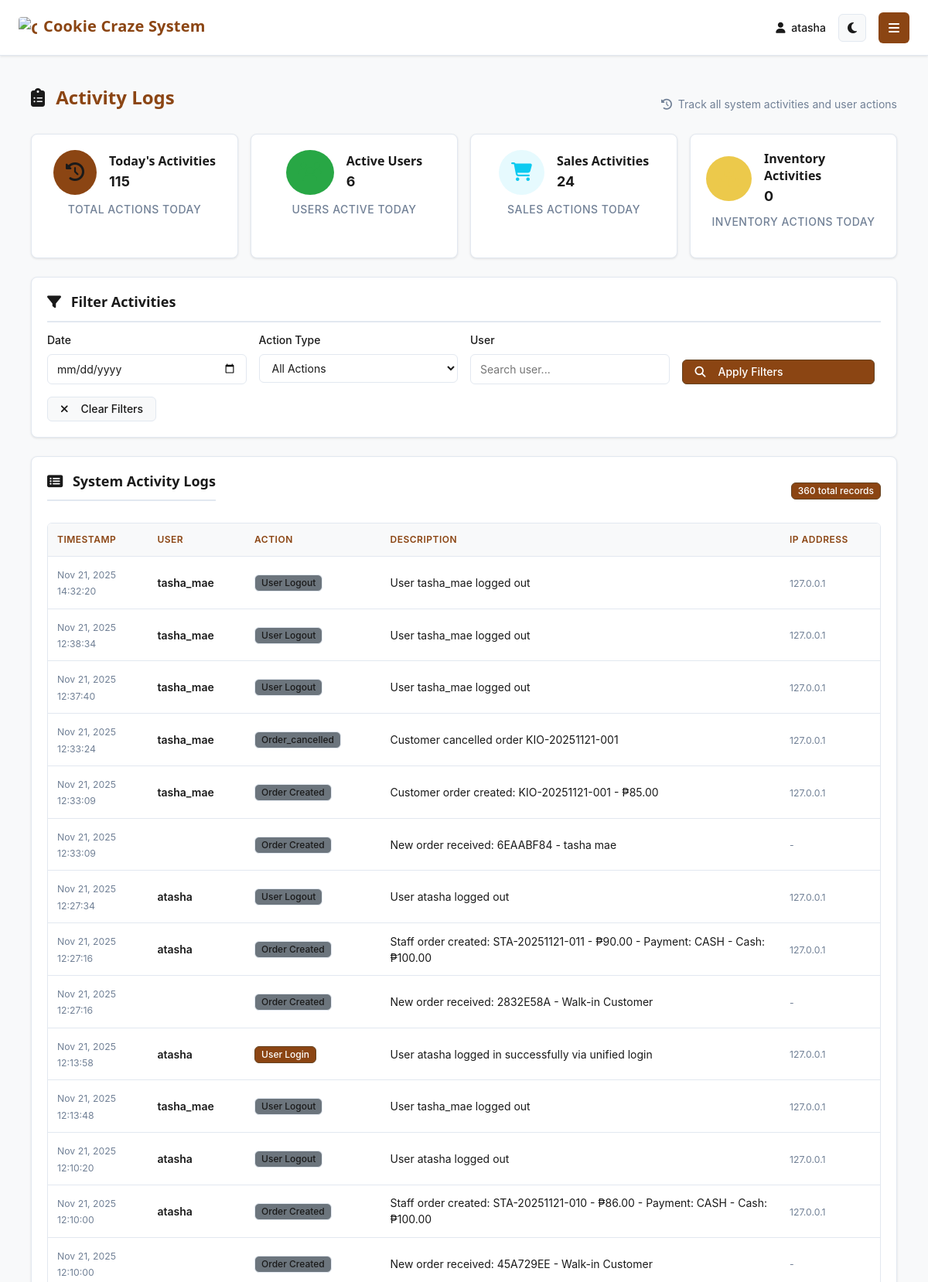
The app's page /app/activity-logs/ (signed in, upper part) with its own data.
### cookie_app/models.py (models this page shows, shortened)
class ActivityLog(models.Model):
    ACTION_CHOICES = [
        ('login', 'User Login'), ('logout', 'User Logout'), ('user_registered', 'User Registered'),
        ('order_created', 'Order Created'), ('order_updated', 'Order Updated'), ('order_completed', 'Order Completed'),
        ('order_voided', 'Order Voided'), ('cookie_added', 'Cookie Added'), ('cookie_updated', 'Cookie Updated'),
        ('cookie_deleted', 'Cookie Deleted'), ('inventory_updated', 'Inventory Updated'), ('staff_approved', 'Staff Approved'),
        ('staff_rejected', 'Staff Rejected'), ('staff_updated', 'Staff Updated'), ('staff_deactivated', 'Staff Deactivated'),
        ('staff_activated', 'Staff Activated'), ('staff_deleted', 'Staff Deleted'), ('daily_report_submitted', 'Daily Report Submitted'),
    ]
    user = models.ForeignKey(User, on_delete=models.SET_NULL, null=True, blank=True)
    staff = models.ForeignKey(Staff, on_delete=models.SET_NULL, null=True, blank=True)
    action = models.CharField(max_length=50, choices=ACTION_CHOICES)
    description = models.TextField()
    timestamp = models.DateTimeField(auto_now_add=True)
    ip_address = models.GenericIPAddressField(null=True, blank=True)
    affected_model = models.CharField(max_length=50, blank=True, null=True)
    affected_id = models.IntegerField(null=True, blank=True)
    class Meta:
        ordering = ['-timestamp']

### cookie_app/views.py (the view)
    def _wrapped_view(request, *args, **kwargs):
        if not request.user.is_authenticated:
            return redirect('home')
        if not is_admin_or_staff(request.user):
            messages.error(request, 'Admin access required.')
            return redirect('dashboard')
        return view_func(request, *args, **kwargs)

### templates/activity_logs.html (shortened to what this page needs)
{% extends 'base.html' %}
{% load static %}
{% block content %}
<div class="content">
    <div class="unified-page-header">
        <h1 class="unified-h1">
            <i class="fas fa-clipboard-list text-primary me-2"></i>
            Activity Logs
        </h1>
        <div class="text-muted" style="font-size: var(--text-sm);">
            <i class="fas fa-history me-1"></i> Track all system activities and user actions
        </div>
    </div>
    <div class="row g-3 mb-4">
        <div class="col-xl-3 col-lg-6">
            <div class="unified-card text-center h-100">
                <div class="d-flex align-items-center justify-content-center mb-2">
                    <div class="bg-primary bg-opacity-10 rounded-circle p-3 me-3">
                        <i class="fas fa-history text-primary" style="font-size: 1.5rem;"></i>
                    </div>
                    <div class="text-start">
                        <h3 class="unified-h3 mb-1">Today's Activities</h3>
                        <div class="unified-stat-number">{{ summary_stats.total_activities_today }}</div>
                    </div>
                </div>
                <div class="unified-stat-label">Total actions today</div>
            </div>
        </div>
        <div class="col-xl-3 col-lg-6">
            <div class="unified-card text-center h-100">
                <div class="d-flex align-items-center justify-content-center mb-2">
                    <div class="bg-success bg-opacity-10 rounded-circle p-3 me-3">
                        <i class="fas fa-users text-success" style="font-size: 1.5rem;"></i>
                    </div>
                    <div class="text-start">
                        <h3 class="unified-h3 mb-1">Active Users</h3>
                        <div class="unified-stat-number">{{ summary_stats.total_users_active_today }}</div>
                    </div>
                </div>
                <div class="unified-stat-label">Users active today</div>
            </div>
        </div>
        <div class="col-xl-3 col-lg-6">
            <div class="unified-card text-center h-100">
                <div class="d-flex align-items-center justify-content-center mb-2">
                    <div class="bg-info bg-opacity-10 rounded-circle p-3 me-3">
                        <i class="fas fa-shopping-cart text-info" style="font-size: 1.5rem;"></i>
                    </div>
                    <div class="text-start">
                        <h3 class="unified-h3 mb-1">Sales Activities</h3>
                        <div class="unified-stat-number">{{ summary_stats.sales_activities_today }}</div>
                    </div>
                </div>
                <div class="unified-stat-label">Sales actions today</div>
            </div>
        </div>
        <div class="col-xl-3 col-lg-6">
            <div class="unified-card text-center h-100">
                <div class="d-flex align-items-center justify-content-center mb-2">
                    <div class="bg-warning bg-opacity-10 rounded-circle p-3 me-3">
                        <i class="fas fa-boxes text-warning" style="font-size: 1.5rem;"></i>
                    </div>
                    <div class="text-start">
                        <h3 class="unified-h3 mb-1">Inventory Activities</h3>
                        <div class="unified-stat-number">{{ summary_stats.inventory_activities_today }}</div>
                    </div>
                </div>
                <div class="unified-stat-label">Inventory actions today</div>
            </div>
        </div>
    </div>
    <div class="row g-4">
        <div class="col-xl-12">
            <div class="unified-card mb-4">
                <h2 class="unified-h2">
                    <i class="fas fa-filter me-2"></i>
                    Filter Activities
                </h2>
                <form method="get" class="row g-3">
                    <div class="col-md-3">
                        <label class="unified-form-label">Date</label>
                        <input type="date" name="date" value="{{ date_filter }}" class="unified-form-control">
                    </div>
                    <div class="col-md-3">
                        <label class="unified-form-label">Action Type</label>
                        <select name="action" class="unified-form-control">
                            <option value="">All Actions</option>
                        </select>
                    </div>
                    <div class="col-md-3">
                        <label class="unified-form-label">User</label>
                        <input type="text" name="user" value="{{ user_filter }}" placeholder="Search user..." class="unified-form-control">
                    </div>
                    <div class="col-md-3 d-flex align-items-end">
                        <button type="submit" class="unified-btn unified-btn-primary me-2 w-100">
                            <i class="fas fa-search me-2"></i>Apply Filters
                        </button>
                    </div>
                    <div class="col-12">
                        <a href="{% url 'activity_logs' %}" class="unified-btn unified-btn-secondary">
                            <i class="fas fa-times me-2"></i>Clear Filters
                        </a>
                    </div>
                </form>
            </div>
            <div class="unified-card">
                <div class="d-flex justify-content-between align-items-center mb-3">
                    <h2 class="unified-h2">
                        <i class="fas fa-list-alt me-2"></i>
                        System Activity Logs
                    </h2>
                    <span class="badge bg-primary">{{ page_obj.paginator.count }} total records</span>
                </div>
                {% if activity_logs %}
                <div class="unified-table-container">
                    <table class="unified-table">
                        <thead>
                            <tr>
                                <th>Timestamp</th>
                                <th>User</th>
                                <th>Action</th>
                                <th>Description</th>
                                <th>IP Address</th>
                            </tr>
                        </thead>
                        <tbody>
                            {% for log in activity_logs %}
                            <tr>
                                <td>
                                    <small class="text-muted">{{ log.timestamp|date:"M d, Y" }}</small><br>
                                    <small class="text-muted">{{ log.timestamp|date:"H:i:s" }}</small>
                                </td>
                                <td>
                                    <div class="fw-semibold">{{ log.user.username }}</div>
                                </td>
                                <td>
                                    <span class="badge
                                        {% if log.action == 'sale_created' %}bg-success
                                        {% elif log.action == 'cookie_added' %}bg-info
                                        {% elif log.action == 'staff_approved' %}bg-success
                                        {% elif log.action == 'staff_rejected' %}bg-danger
                                        {% elif log.action == 'user_registered' %}bg-info
                                        {% elif log.action == 'login' %}bg-primary
                                        {% elif log.action == 'logout' %}bg-secondary
                                        {% elif 'deleted' in log.action %}bg-danger
                                        {% elif 'updated' in log.action %}bg-warning
                                        {% else %}bg-secondary{% endif %} text-capitalize">
                                        {{ log.get_action_display }}
                                    </span>
                                </td>
                                <td class="text-wrap" style="max-width: 400px;">
                                    {{ log.description }}
                                </td>
                                <td>
                                    <small class="text-muted">{{ log.ip_address|default:"-" }}</small>
                                </td>
                            </tr>
                            {% endfor %}
                        </tbody>
                    </table>
                </div>
                {% endif %}
            </div>
        </div>
    </div>
</div>
{% endblock %}

### templates/base.html (shortened to what this page needs)
<!DOCTYPE html>
<html lang="en">
<head>
    {% load static %}
    <link href="https://cdn.jsdelivr.net/npm/bootstrap@5.3.2/dist/css/bootstrap.min.css" rel="stylesheet">
    <link rel="stylesheet" href="https://cdnjs.cloudflare.com/ajax/libs/font-awesome/6.4.0/css/all.min.css">
    <link rel="stylesheet" href="{% static 'css/style.css' %}">
</head>
<body data-theme="light" {% if user.is_authenticated %}class="authenticated"{% endif %}>
    {% if user.is_authenticated %}
    <div class="main-content" id="main-content">
        <header class="header">
            <div class="header-title">
                {% if request.path == '/app/admin-dashboard/' %}
                    Admin Dashboard
                {% elif request.path == '/app/staff-dashboard/' %}
                    Staff Dashboard
                {% elif 'inventory' in request.path %}
                    <span class="brand-title">
                        <img src="{% static 'images/cookie-craze-logo.png' %}" alt="Cookie Craze" class="brand-logo">
                        <span>Cookie Craze System</span>
                    </span>
                {% elif 'sale' in request.path and 'daily-sales' not in request.path %}
                    <span class="brand-title">
                        <img src="{% static 'images/cookie-craze-logo.png' %}" alt="Cookie Craze" class="brand-logo">
                        <span>Cookie Craze System</span>
                    </span>
                {% elif 'daily-sales' in request.path %}
                    <span class="brand-title">
                        <img src="{% static 'images/cookie-craze-logo.png' %}" alt="Cookie Craze" class="brand-logo">
                        <span>Cookie Craze System</span>
                    </span>
                {% elif 'staff-management' in request.path %}
                    Staff Management
                {% elif 'admin-sales-monitoring' in request.path %}
                    Sales Monitoring
                {% elif 'staff-sales-history' in request.path %}
                    My Sales History
                {% elif 'report' in request.path %}
                    Reports & Analytics
                {% else %}
                    <span class="brand-title">
                        <img src="{% static 'images/cookie-craze-logo.png' %}" alt="Cookie Craze" class="brand-logo">
                        <span>Cookie Craze System</span>
                    </span>
                {% endif %}
            </div>
            <div class="header-right">
                <div class="user-info">
                    <span>
                        {% if user.is_superuser or user.staff.role == 'admin' %}
                            <i class="fas fa-crown text-warning me-1"></i>
                        {% else %}
                            <i class="fas fa-user me-1"></i>
                        {% endif %}
                        {{ user.username }}
                    </span>
                    <button class="theme-toggle" id="themeToggle" title="Toggle dark mode">
                    </button>
                </div>
                <button class="sidebar-toggle" id="sidebarToggle" title="Toggle sidebar">
                    <i class="fas fa-bars"></i>
                </button>
            </div>
        </header>
        <div class="content">
            {% block content %}
            {% endblock %}
        </div>
    </div>
    {% endif %}
</body>
</html>

### records on screen
ActivityLog: timestamp "Nov 21, 2025", timestamp "14:32:20", user.username "tasha_mae", action "User Logout", description "User tasha_mae logged out", ip_address "127.0.0.1"
ActivityLog: timestamp "Nov 21, 2025", timestamp "12:38:34", user.username "tasha_mae", action "User Logout", description "User tasha_mae logged out", ip_address "127.0.0.1"
ActivityLog: timestamp "Nov 21, 2025", timestamp "12:37:40", user.username "tasha_mae", action "User Logout", description "User tasha_mae logged out", ip_address "127.0.0.1"
ActivityLog: timestamp "Nov 21, 2025", timestamp "12:33:24", user.username "tasha_mae", action "Order_cancelled", description "Customer cancelled order KIO-20251121-001", ip_address "127.0.0.1"
ActivityLog: timestamp "Nov 21, 2025", timestamp "12:33:09", user.username "tasha_mae", action "Order Created", description "Customer order created: KIO-20251121-001 - ₱85.00", ip_address "127.0.0.1"
ActivityLog: timestamp "Nov 21, 2025", timestamp "12:33:09", action "Order Created", description "New order received: 6EAABF84 - tasha mae", ip_address "-"
ActivityLog: timestamp "Nov 21, 2025", timestamp "12:27:34", user.username "atasha", action "User Logout", description "User atasha logged out", ip_address "127.0.0.1"
ActivityLog: timestamp "Nov 21, 2025", timestamp "12:27:16", user.username "atasha", action "Order Created", description "Staff order created: STA-20251121-011 - ₱90.00 - Payment: CASH - Cash: ₱100.00", ip_address "127.0.0.1"
ActivityLog: timestamp "Nov 21, 2025", timestamp "12:27:16", action "Order Created", description "New order received: 2832E58A - Walk-in Customer", ip_address "-"
ActivityLog: timestamp "Nov 21, 2025", timestamp "12:13:58", user.username "atasha", action "User Login", description "User atasha logged in successfully via unified login", ip_address "127.0.0.1"
ActivityLog: timestamp "Nov 21, 2025", timestamp "12:13:48", user.username "tasha_mae", action "User Logout", description "User tasha_mae logged out", ip_address "127.0.0.1"
ActivityLog: timestamp "Nov 21, 2025", timestamp "12:10:20", user.username "atasha", action "User Logout", description "User atasha logged out", ip_address "127.0.0.1"
ActivityLog: timestamp "Nov 21, 2025", timestamp "12:10:00", user.username "atasha", action "Order Created", description "Staff order created: STA-20251121-010 - ₱86.00 - Payment: CASH - Cash: ₱100.00", ip_address "127.0.0.1"
ActivityLog: timestamp "Nov 21, 2025", timestamp "12:10:00", action "Order Created", description "New order received: 45A729EE - Walk-in Customer", ip_address "-"

### other values on screen
{{ user.username }} "atasha"
{{ summary_stats.total_activities_today }} "115"
{{ summary_stats.total_users_active_today }} "6"
{{ summary_stats.sales_activities_today }} "24"
{{ summary_stats.inventory_activities_today }} "0"
{{ page_obj.paginator.count }} "360"
